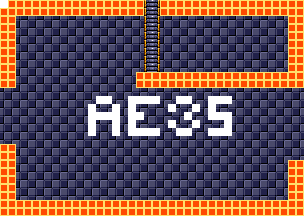

A 2D game scene composited from a Tiled map and its tileset images. What follows is a short description and the map's XML, with each tile layer's data collapsed to a summary:
An orthogonal 38x27 tile map with 8x8 px tiles, 4 tile layers (background, foreground, room numbers, Objects), 15 tilesets.

<map version="1.5" tiledversion="1.7.1" orientation="orthogonal" renderorder="right-down" width="38" height="27" tilewidth="8" tileheight="8" infinite="0" nextlayerid="11" nextobjectid="1">
 <tileset firstgid="1" source="tilesheets/tsKarniMata.tsx" />
 <tileset firstgid="1025" source="tilesheets/tsVoodooWasp.tsx" />
 <tileset firstgid="2049" source="tilesheets/tsBurial.tsx" />
 <tileset firstgid="3073" source="tilesheets/tsBlueTemple.tsx" />
 <tileset firstgid="4097" source="tilesheets/tsGoddess.tsx" />
 <tileset firstgid="5121" source="tilesheets/tsKonark.tsx" />
 <tileset firstgid="6145" name="sEnemies" tilewidth="8" tileheight="8" tilecount="1024" columns="32">
  <image source="../grapx/tilesheets/sObjects.bmp" trans="ff94ff" width="256" height="256" />
 </tileset>
 <tileset firstgid="7169" source="tilesheets/tsIceTemple.tsx" />
 <tileset firstgid="8193" source="tilesheets/tsLavaArea.tsx" />
 <tileset firstgid="9217" source="tilesheets/tsBossArea.tsx" />
 <tileset firstgid="10241" source="tilesheets/tsPegu.tsx" />
 <tileset firstgid="11265" source="tilesheets/sTiwanakuTemple.tsx" />
 <tileset firstgid="12289" source="tilesheets/sIndraTemple.tsx" />
 <tileset firstgid="13313" source="tilesheets/sTeleport.tsx" />
 <tileset firstgid="14337" source="tilesheets/sObjects.tsx" />
 <layer id="2" name="background" width="38" height="27">
  <data>[1026 cells, 1026 non-empty, 2 distinct tile ids]</data>
 </layer>
 <layer id="1" name="foreground" width="38" height="27">
  <data>[1026 cells, 264 non-empty, 3 distinct tile ids]</data>
 </layer>
 <layer id="7" name="room numbers" width="38" height="27">
  <data>[1026 cells, 45 non-empty, 1 distinct tile ids]</data>
 </layer>
 <layer id="10" name="Objects" width="38" height="27">
  <data>[1026 cells, 0 non-empty, 0 distinct tile ids]</data>
 </layer>
</map>
